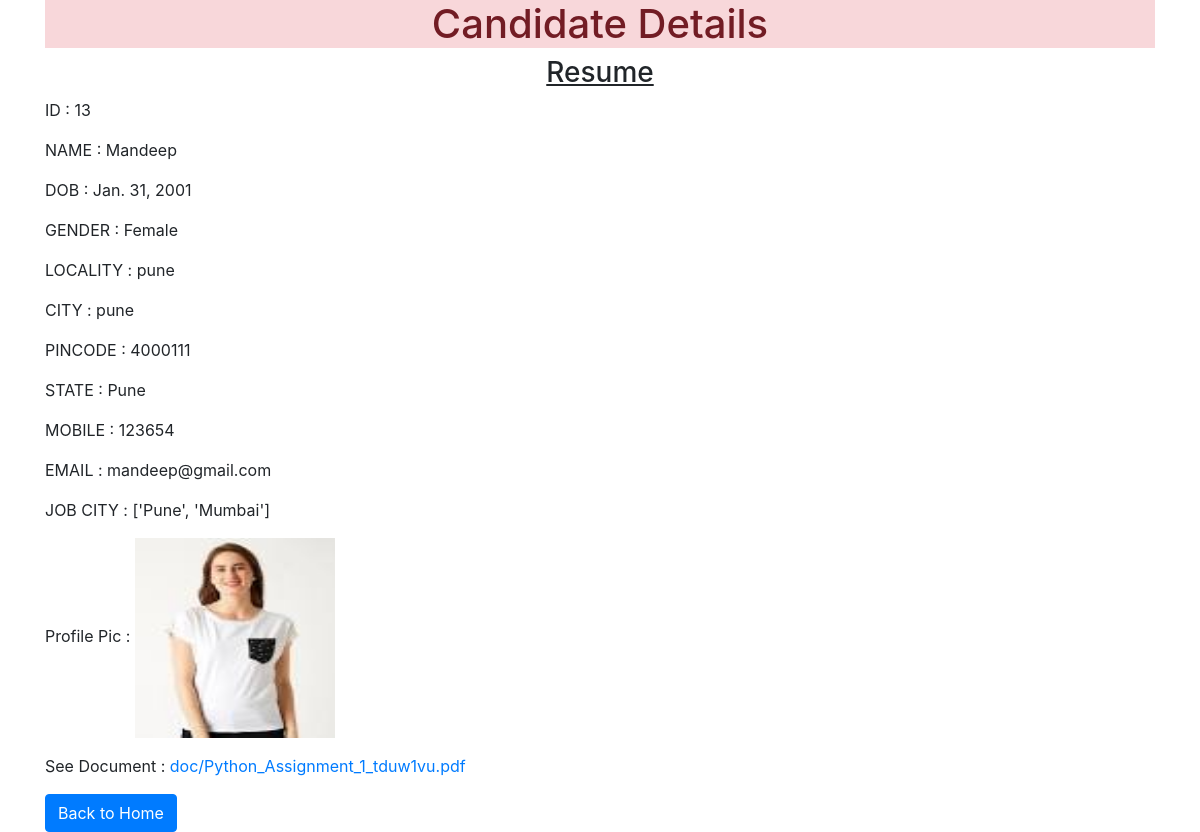
/13, run on the app's committed database.
### myapp/models.py (models this page shows)
class Resume(models.Model):
    name = models.CharField(max_length=20)
    dob = models.DateField(auto_now=False,auto_now_add=False)
    gender = models.CharField(max_length=20)
    locality = models.CharField(max_length=30)
    city = models.CharField(max_length=50)
    pincode = models.PositiveIntegerField()
    state = models.CharField(choices=STATE_CHOICES,max_length=50)
    mobile = models.PositiveIntegerField()
    email = models.EmailField()
    job_city = models.CharField(max_length=100)
    profile_image = models.ImageField(upload_to='profileimg',blank=True)
    myfile = models.FileField(upload_to='doc',blank=True)

### myapp/views.py (the view)
# urls.py: path('<int:pk>',views.CandidateView.as_view(),name='candidate'),
class CandidateView(View):
    def get(self,request,pk=None):
        candidate = Resume.objects.get(id=pk)
        return render(request,'myapp/candidate.html',{'candidate':candidate})

### myapp/templates/myapp/candidate.html (shortened to what this page needs)
<!DOCTYPE html>
<html lang="en">
<head>
    <link rel="stylesheet" href="https://cdn.jsdelivr.net/npm/bootstrap@4.0.0/dist/css/bootstrap.min.css">
</head>
<body>
<div class="container">
    <h1 class="alert-danger text-center">Candidate Details</h1>
    <div class="row">
        <div class="col-sm-12">
            <h3 class="text-center"><u>Resume</u></h3>
            <div>
                <p>ID : <span>{{candidate.id}}</span></p>
                <p>NAME : <span>{{candidate.name}}</span></p>
                <p>DOB : <span>{{candidate.dob}}</span> </p>
                <p>GENDER : <span>{{candidate.gender}}</span> </p>
                <p>LOCALITY : <span>{{candidate.locality}}</span> </p>
                <p>CITY : <span>{{candidate.city}}</span> </p>
                <p>PINCODE : <span>{{candidate.pincode}}</span> </p>
                <p>STATE : <span>{{candidate.state}}</span> </p>
                <p>MOBILE : <span>{{candidate.mobile}}</span> </p>
                <p>EMAIL : <span>{{candidate.email}}</span> </p>
                <p>JOB CITY : <span>{{candidate.job_city}}</span> </p>
                <p>Profile Pic : <img src="{{candidate.profile_image.url}}" height="200px" width="200px" alt="No Image"> </p>
                <p>See Document : <a href="{{candidate.myfile.url}}">{{candidate.myfile}}</a> </p>
            </div>
            <a href="{% url 'home' %}" class="btn btn-primary">Back to Home</a>
        </div>
    </div>
</div>
</body>
</html>

### data on the page
Resume: id "13", name "Mandeep", dob "Jan. 31, 2001", gender "Female", locality "pune", city "pune", pincode "4000111", state "Pune", mobile "123654", email "mandeep@gmail.com", job_city "['Pune', 'Mumbai']", profile_image (picture), myfile "doc/Python_Assignment_1_tduw1vu.pdf"
